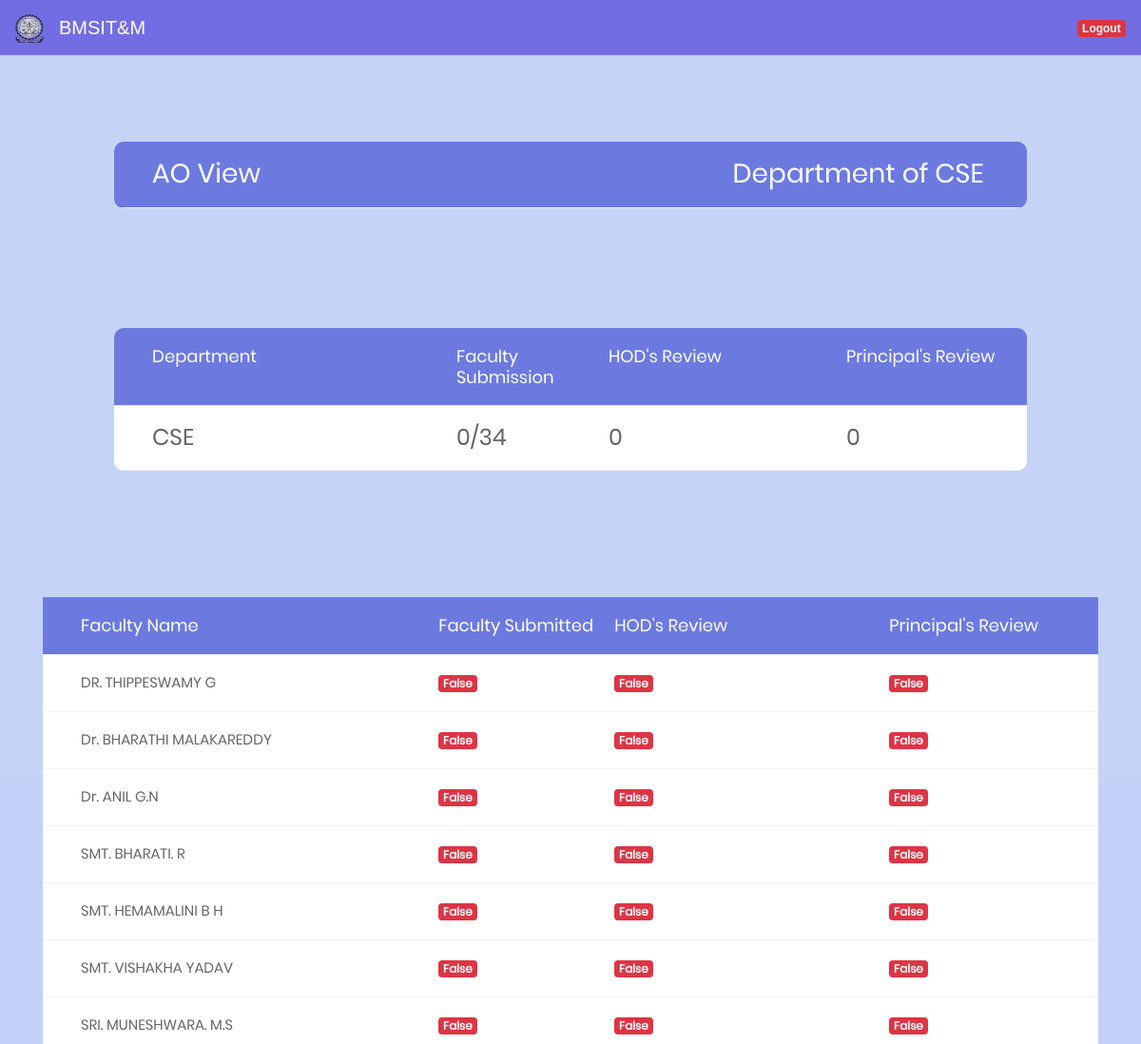
Before: /ao_display/CSE (signed in, upper part) with the older database file.
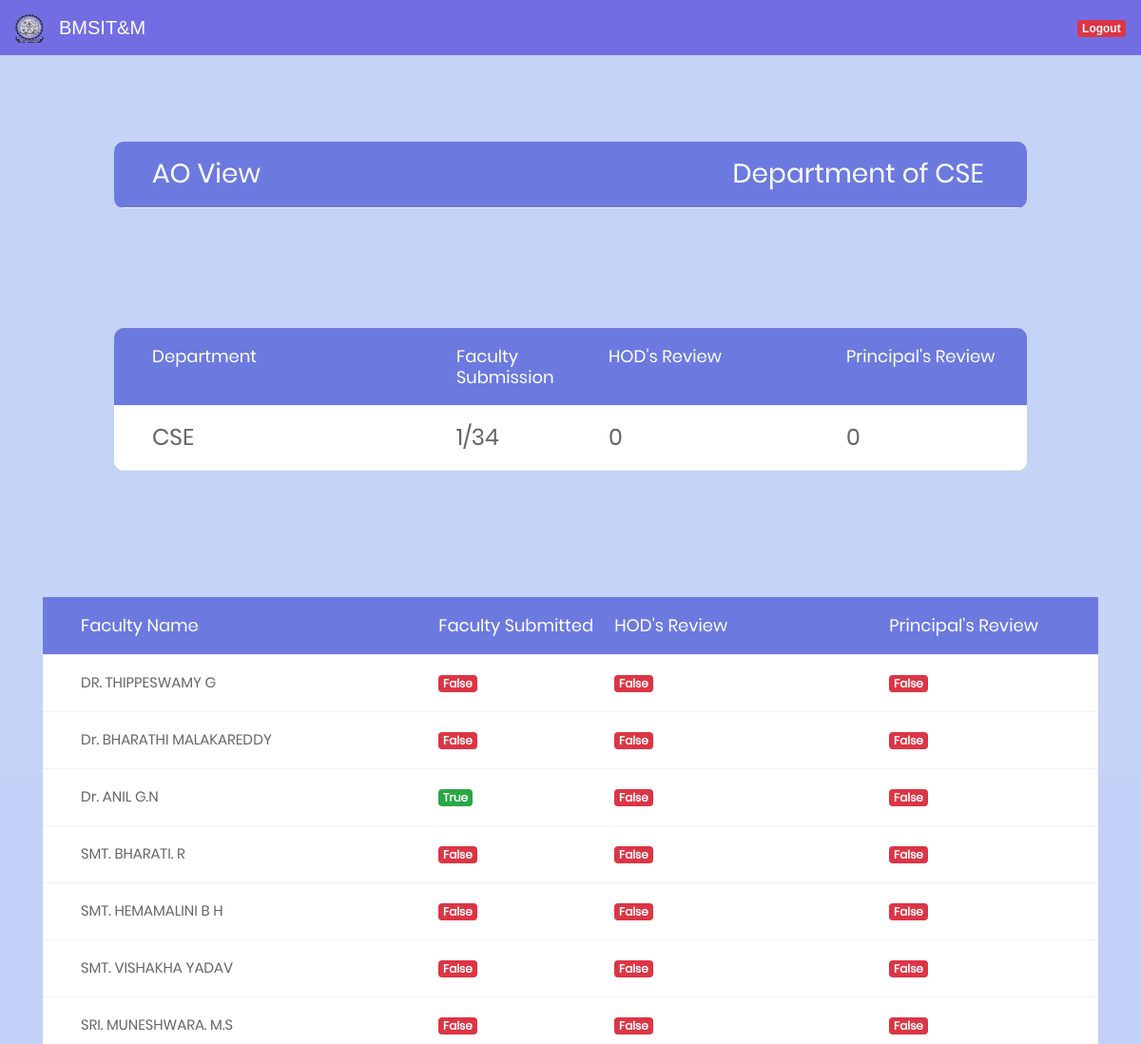
After: the same page with the newer database file.
### facform1/models.py (models this page shows, shortened)
class User(AbstractUser):
	phone = models.BigIntegerField(null=True)
	department = models.ForeignKey('Department', on_delete=models.CASCADE,null=True)
	designation = models.ForeignKey('Designation', on_delete=models.CASCADE,null=True)
	teach_status = models.BooleanField(default=False)
	hod_status = models.BooleanField(default=False)
	principal_status = models.BooleanField(default=False)
	doc_link = models.CharField(max_length=2000, blank=True, null=True)
	info = models.CharField(max_length=20, blank=True, null=True)
	def is_ao(self):
		faculty = Designation.objects.get(pk=6)
		faculty1 = str(faculty)
		faculty2 = str(self.designation.name)
		if faculty1 == faculty2:
			return True
		return False

### facform1/views.py (the view)
# urls.py: url(r'^ao_display/(?P<dept>[\w\-]+)$', views.ao_display,name="ao_display"),
@login_required
def ao_display(request,dept):
	if request.user.is_ao():
		print(dept)
		a = "assistant"
		b = "associate"
		c = "professor"
		d = "hod"
		above = remarks2.objects.filter(total_marks__gte = 60).filter(department__name=dept).filter(info__designation__pk=11)
		above1 = remarks2.objects.filter(total_marks__gte = 60).filter(department__name=dept).filter(info__designation__pk=9)
		above2 = remarks2.objects.filter(total_marks__gte = 60).filter(department__name=dept).filter(info__designation__pk=10)
		above3 = remarks2.objects.filter(total_marks__gte = 60).filter(department__name=dept).filter(info__designation__pk=8)
		above4 = list(chain(above1,above2))
		below = remarks2.objects.filter(total_marks__lt = 60).filter(department__name=dept).filter(info__designation__pk=11)
		below1 = remarks2.objects.filter(total_marks__lt = 60).filter(department__name=dept).filter(info__designation__pk=9)
		below2 = remarks2.objects.filter(total_marks__lt = 60).filter(department__name=dept).filter(info__designation__pk=10)
		below3 = remarks2.objects.filter(total_marks__lt = 60).filter(department__name=dept).filter(info__designation__pk=8)
		below4 = list(chain(below1,below2))
		general = User.objects.filter(department__name=dept)
		tt = general.count()
		principal_completed = (User.objects.filter(department__name=dept).filter(principal_status=True)).count()
		hod_completed  = (User.objects.filter(department__name=dept).filter(hod_status=True)).count()
		teach_completed  = (User.objects.filter(department__name=dept).filter(teach_status=True)).count()
		dept = {'dept':dept,'above':above,'above1':above4,'above3':above3,'below':below,'below1':below4,'below3':below3,'general':general,'p':principal_completed,'h':hod_completed,'t':teach_completed,'total':tt}
		return render(request,'ao_display.html',context=dept)
	else:
		return HttpResponseRedirect('/invalid')

### facform1/models.py (called while the page is built)
	def __str__(self):
		return self.name

### templates/ao_display.html (shortened to what this page needs)
<!DOCTYPE html>
{% load staticfiles %}
<html lang="en">
<head>
	<link rel="stylesheet" type="text/css" href="{% static "vendor/bootstrap/css/bootstrap.min.css" %}">
	<link rel="stylesheet" type="text/css" href="{% static "fonts/font-awesome-4.7.0/css/font-awesome.min.css" %}">
	<link rel="stylesheet" type="text/css" href="{% static "vendor/animate/animate.css" %}">
	<link rel="stylesheet" type="text/css" href="{% static "vendor/select2/select2.min.css" %}">
	<link rel="stylesheet" type="text/css" href="{% static "vendor/perfect-scrollbar/perfect-scrollbar.css" %}">
	<link rel="stylesheet" type="text/css" href="{% static "css/util.css" %}">
	<link rel="stylesheet" type="text/css" href="{% static "css/main1.css" %}">
</head>
<body style="background:#c3d1f8">
	{% include 'partials/nav_primary.html' %}
	<div style="margin-top:-18%;">
		<div class="container-table100">
			<div class="wrap-table100">
					<div class="table">
						<div class="row header">
							<div class="cell">
								<h3>AO View</h3>
							</div>
							<div class="cell">
								<h3>Department of {{dept}}</h3>
							</div>
						</div>
					</div>
						</div>
							</div>
						</div>
	<div style="margin-top:-47%;" class="limiter">
		<div class="container-table100">
			<div class="wrap-table100">
					<div class="table">
						<div class="row header">
							<div class="cell">
								Department
							</div>
							<div class="cell">
								Faculty Submission
							</div>
							<div class="cell">
								HOD's Review
							</div>
							<div class="cell">
								Principal's Review
							</div>
						</div>
	           <div class="row">
							<div class="cell" data-title="Department">
              <h4>{{ dept }}</h4>
							</div>
							<div class="cell" data-title="Department">
								<h4>{{ t }}/{{ total }}</h4>
							</div>
							<div class="cell" data-title="Department">
								<h4>{{ h }}</h4>
							</div>
							<div class="cell" data-title="Department">
								<h4>{{ p }}</h4>
							</div>
						</div>
					</div>
			</div>
		</div>
	</div>
	<div style="margin-top:-16%;" class="limiter">
		<div class="container">
			<div class="wrap-table180">
					<div class="table">
						<div class="row header">
							<div class="cell">
								Faculty Name
							</div>
							<div class="cell">
								Faculty Submitted
							</div>
							<div class="cell">
								HOD's Review
							</div>
							<div class="cell">
								Principal's Review
							</div>
						</div>
						{% for x in general %}
						<div class="row">
							<div class="cell" data-title="Faculty Name">
								{{x.first_name}}
						 </div>
							<div class="cell" data-title="f-s">
									{% if x.teach_status %}
									<h6><span class="badge badge-success">{{x.teach_status}}</span></h6>
									{% else %}
									<h6><span class="badge badge-danger">{{x.teach_status}}</span></h6>
									{% endif %}
							</div>
							<div class="cell" data-title="h-s">
								{% if x.hod_status %}
								<h6><span class="badge badge-success">{{x.hod_status}}</span></h6>
								{% else %}
								<h6><span class="badge badge-danger">{{x.hod_status}}</span></h6>
								{% endif %}
							</div>
							<div class="cell" data-title="p-s">
								{% if x.principal_status %}
								<h6><span class="badge badge-success">{{x.principal_status}}</span></h6>
								{% else %}
								<h6><span class="badge badge-danger">{{x.principal_status}}</span></h6>
								{% endif %}
							</div>
						</div>
						{% endfor %}
					</div>
			</div>
		</div>
	</div>
</body>
</html>

Changed rows visible on the page:
changed User "Dr. ANIL G.N": teach_status "False" → "True"
Other visible differences:
{{ t }}: "0" → "1"
